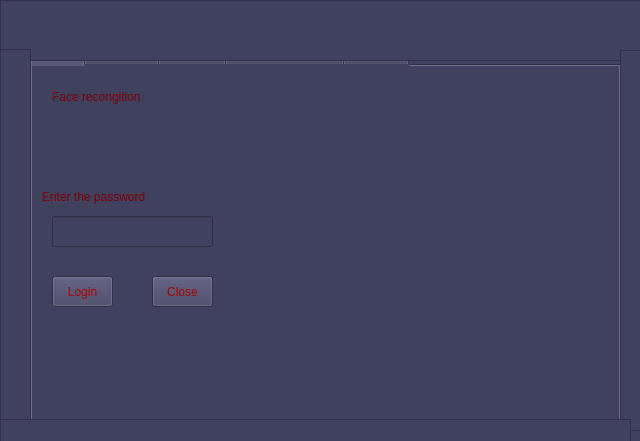
<?xml version="1.0" encoding="UTF-8"?>
<ui version="4.0">
 <class>MainWindow</class>
 <widget class="QMainWindow" name="MainWindow">
  <property name="geometry">
   <rect>
    <x>0</x>
    <y>0</y>
    <width>640</width>
    <height>441</height>
   </rect>
  </property>
  <property name="windowTitle">
   <string>MainWindow</string>
  </property>
  <property name="styleSheet">
   <string notr="true">background-color: rgb(64, 64, 95);</string>
  </property>
  <property name="iconSize">
   <size>
    <width>24</width>
    <height>24</height>
   </size>
  </property>
  <widget class="QWidget" name="centralwidget">
   <widget class="QTabWidget" name="tabWidget">
    <property name="geometry">
     <rect>
      <x>30</x>
      <y>40</y>
      <width>591</width>
      <height>381</height>
     </rect>
    </property>
    <property name="currentIndex">
     <number>0</number>
    </property>
    <widget class="QWidget" name="tab_5">
     <attribute name="title">
      <string>Login</string>
     </attribute>
     <widget class="QLabel" name="label">
      <property name="geometry">
       <rect>
        <x>0</x>
        <y>-10</y>
        <width>591</width>
        <height>371</height>
       </rect>
      </property>
      <property name="text">
       <string/>
      </property>
      <property name="pixmap">
       <pixmap>./image_design_form/download.jpg</pixmap>
      </property>
      <property name="scaledContents">
       <bool>true</bool>
      </property>
     </widget>
     <widget class="QLabel" name="label_2">
      <property name="geometry">
       <rect>
        <x>20</x>
        <y>0</y>
        <width>171</width>
        <height>61</height>
       </rect>
      </property>
      <property name="styleSheet">
       <string notr="true">color: rgb(124, 0, 0);
background-color: rgba(0, 43, 63, 0);
font: 14pt &quot;Terminal&quot;;

</string>
      </property>
      <property name="text">
       <string>Face recongition </string>
      </property>
     </widget>
     <widget class="QLabel" name="label_3">
      <property name="geometry">
       <rect>
        <x>10</x>
        <y>100</y>
        <width>181</width>
        <height>61</height>
       </rect>
      </property>
      <property name="styleSheet">
       <string notr="true">color: rgb(124, 0, 0);
background-color: rgba(0, 43, 63, 0);
font: 14pt &quot;Terminal&quot;;

</string>
      </property>
      <property name="text">
       <string>Enter the password</string>
      </property>
     </widget>
     <widget class="QLineEdit" name="PASSWORD">
      <property name="geometry">
       <rect>
        <x>20</x>
        <y>150</y>
        <width>161</width>
        <height>31</height>
       </rect>
      </property>
      <property name="styleSheet">
       <string notr="true">QLineEdit#PASSWORD{
	rgb(0, 0, 57)
	padding:10px;
	font: 12pt &quot;Terminal&quot;;
	color: rgb(131, 0, 0);
}</string>
      </property>
      <property name="echoMode">
       <enum>QLineEdit::Password</enum>
      </property>
     </widget>
     <widget class="QPushButton" name="LOGIN">
      <property name="geometry">
       <rect>
        <x>20</x>
        <y>210</y>
        <width>61</width>
        <height>31</height>
       </rect>
      </property>
      <property name="styleSheet">
       <string notr="true">color: rgb(170, 0, 0);</string>
      </property>
      <property name="text">
       <string>Login</string>
      </property>
     </widget>
     <widget class="QPushButton" name="CLOSE">
      <property name="geometry">
       <rect>
        <x>120</x>
        <y>210</y>
        <width>61</width>
        <height>31</height>
       </rect>
      </property>
      <property name="styleSheet">
       <string notr="true">color: rgb(170, 0, 0);</string>
      </property>
      <property name="text">
       <string>Close</string>
      </property>
     </widget>
     <widget class="QLabel" name="FAILWORD">
      <property name="geometry">
       <rect>
        <x>10</x>
        <y>50</y>
        <width>171</width>
        <height>61</height>
       </rect>
      </property>
      <property name="styleSheet">
       <string notr="true">color: rgb(124, 0, 0);
background-color: rgba(0, 43, 63, 0);
font: 14pt &quot;Terminal&quot;;

</string>
      </property>
      <property name="text">
       <string/>
      </property>
     </widget>
    </widget>
    <widget class="QWidget" name="tab_4">
     <attribute name="title">
      <string>Mainform</string>
     </attribute>
     <widget class="QLabel" name="label_4">
      <property name="geometry">
       <rect>
        <x>0</x>
        <y>0</y>
        <width>581</width>
        <height>381</height>
       </rect>
      </property>
      <property name="text">
       <string/>
      </property>
      <property name="pixmap">
       <pixmap>./image_design_form/8 - mainform.png</pixmap>
      </property>
      <property name="scaledContents">
       <bool>true</bool>
      </property>
     </widget>
     <widget class="QPushButton" name="train_user">
      <property name="geometry">
       <rect>
        <x>90</x>
        <y>70</y>
        <width>81</width>
        <height>31</height>
       </rect>
      </property>
      <property name="styleSheet">
       <string notr="true">color: rgb(170, 0, 0);</string>
      </property>
      <property name="text">
       <string>Train User</string>
      </property>
     </widget>
     <widget class="QPushButton" name="reports_tab2">
      <property name="geometry">
       <rect>
        <x>90</x>
        <y>220</y>
        <width>81</width>
        <height>31</height>
       </rect>
      </property>
      <property name="styleSheet">
       <string notr="true">color: rgb(170, 0, 0);</string>
      </property>
      <property name="text">
       <string>Reports</string>
      </property>
     </widget>
     <widget class="QPushButton" name="attendt_entry">
      <property name="geometry">
       <rect>
        <x>80</x>
        <y>150</y>
        <width>101</width>
        <height>31</height>
       </rect>
      </property>
      <property name="styleSheet">
       <string notr="true">color: rgb(170, 0, 0);</string>
      </property>
      <property name="text">
       <string>Attendence entry</string>
      </property>
     </widget>
     <widget class="QPushButton" name="LOGOUT">
      <property name="geometry">
       <rect>
        <x>90</x>
        <y>290</y>
        <width>81</width>
        <height>31</height>
       </rect>
      </property>
      <property name="styleSheet">
       <string notr="true">color: rgb(170, 0, 0);</string>
      </property>
      <property name="text">
       <string>Logout</string>
      </property>
     </widget>
    </widget>
    <widget class="QWidget" name="tab_3">
     <attribute name="title">
      <string>Training</string>
     </attribute>
     <widget class="QLabel" name="label_5">
      <property name="geometry">
       <rect>
        <x>0</x>
        <y>0</y>
        <width>581</width>
        <height>381</height>
       </rect>
      </property>
      <property name="text">
       <string/>
      </property>
      <property name="pixmap">
       <pixmap>./image_design_form/8 - training.png</pixmap>
      </property>
      <property name="scaledContents">
       <bool>true</bool>
      </property>
     </widget>
     <widget class="QLabel" name="label_6">
      <property name="geometry">
       <rect>
        <x>50</x>
        <y>20</y>
        <width>321</width>
        <height>71</height>
       </rect>
      </property>
      <property name="styleSheet">
       <string notr="true">color: rgb(124, 0, 0);
background-color: rgba(0, 43, 63, 0);
font: 14pt &quot;Terminal&quot;;

</string>
      </property>
      <property name="text">
       <string>Training process</string>
      </property>
     </widget>
     <widget class="QLineEdit" name="personame_training">
      <property name="geometry">
       <rect>
        <x>50</x>
        <y>130</y>
        <width>161</width>
        <height>31</height>
       </rect>
      </property>
      <property name="styleSheet">
       <string notr="true">QLineEdit#PASSWORD{
	rgb(0, 0, 57)
	padding:10px;
	font: 12pt &quot;Terminal&quot;;
	color: rgb(131, 0, 0);
}</string>
      </property>
     </widget>
     <widget class="QLabel" name="person_name">
      <property name="geometry">
       <rect>
        <x>50</x>
        <y>80</y>
        <width>171</width>
        <height>41</height>
       </rect>
      </property>
      <property name="styleSheet">
       <string notr="true">color: rgb(124, 0, 0);
background-color: rgba(0, 43, 63, 0);
font: 14pt &quot;Terminal&quot;;

</string>
      </property>
      <property name="text">
       <string>Enter person name</string>
      </property>
     </widget>
     <widget class="QLabel" name="person_name_2">
      <property name="geometry">
       <rect>
        <x>20</x>
        <y>160</y>
        <width>241</width>
        <height>41</height>
       </rect>
      </property>
      <property name="styleSheet">
       <string notr="true">color: rgb(124, 0, 0);
background-color: rgba(0, 43, 63, 0);
font: 14pt &quot;Terminal&quot;;

</string>
      </property>
      <property name="text">
       <string>training capture counts</string>
      </property>
     </widget>
     <widget class="QLineEdit" name="training_capture_counts">
      <property name="geometry">
       <rect>
        <x>50</x>
        <y>210</y>
        <width>161</width>
        <height>31</height>
       </rect>
      </property>
      <property name="styleSheet">
       <string notr="true">QLineEdit#PASSWORD{
	rgb(0, 0, 57)
	padding:10px;
	font: 12pt &quot;Terminal&quot;;
	color: rgb(131, 0, 0);
}</string>
      </property>
      <property name="text">
       <string>100</string>
      </property>
     </widget>
     <widget class="QPushButton" name="train">
      <property name="geometry">
       <rect>
        <x>20</x>
        <y>290</y>
        <width>81</width>
        <height>31</height>
       </rect>
      </property>
      <property name="styleSheet">
       <string notr="true">color: rgb(170, 0, 0);</string>
      </property>
      <property name="text">
       <string>train</string>
      </property>
     </widget>
     <widget class="QPushButton" name="goback_training">
      <property name="geometry">
       <rect>
        <x>180</x>
        <y>290</y>
        <width>81</width>
        <height>31</height>
       </rect>
      </property>
      <property name="styleSheet">
       <string notr="true">color: rgb(170, 0, 0);</string>
      </property>
      <property name="text">
       <string>goback</string>
      </property>
     </widget>
    </widget>
    <widget class="QWidget" name="tab_2">
     <attribute name="title">
      <string>Face Recongition</string>
     </attribute>
     <widget class="QLabel" name="label_7">
      <property name="geometry">
       <rect>
        <x>0</x>
        <y>0</y>
        <width>581</width>
        <height>381</height>
       </rect>
      </property>
      <property name="text">
       <string/>
      </property>
      <property name="pixmap">
       <pixmap>./image_design_form/8 - facereco.png</pixmap>
      </property>
      <property name="scaledContents">
       <bool>true</bool>
      </property>
     </widget>
     <widget class="QPushButton" name="Record">
      <property name="geometry">
       <rect>
        <x>60</x>
        <y>80</y>
        <width>161</width>
        <height>51</height>
       </rect>
      </property>
      <property name="styleSheet">
       <string notr="true">color: rgb(170, 0, 0);</string>
      </property>
      <property name="text">
       <string>Record</string>
      </property>
     </widget>
     <widget class="QLabel" name="label_8">
      <property name="geometry">
       <rect>
        <x>60</x>
        <y>0</y>
        <width>321</width>
        <height>71</height>
       </rect>
      </property>
      <property name="styleSheet">
       <string notr="true">color: rgb(124, 0, 0);
background-color: rgba(0, 43, 63, 0);
font: 14pt &quot;Terminal&quot;;

</string>
      </property>
      <property name="text">
       <string>ATTENDANCE ENTRY</string>
      </property>
     </widget>
     <widget class="QPushButton" name="face_recong_back">
      <property name="geometry">
       <rect>
        <x>60</x>
        <y>230</y>
        <width>161</width>
        <height>51</height>
       </rect>
      </property>
      <property name="styleSheet">
       <string notr="true">color: rgb(170, 0, 0);</string>
      </property>
      <property name="text">
       <string>GO BACK </string>
      </property>
     </widget>
     <widget class="QLabel" name="wating_attendance">
      <property name="geometry">
       <rect>
        <x>60</x>
        <y>150</y>
        <width>141</width>
        <height>61</height>
       </rect>
      </property>
      <property name="styleSheet">
       <string notr="true">color: rgb(124, 0, 0);
background-color: rgba(0, 43, 63, 0);
font: 14pt &quot;Terminal&quot;;

</string>
      </property>
      <property name="text">
       <string>waiting.......</string>
      </property>
     </widget>
    </widget>
    <widget class="QWidget" name="tab">
     <attribute name="title">
      <string>Reports</string>
     </attribute>
     <widget class="QLabel" name="label_10">
      <property name="geometry">
       <rect>
        <x>0</x>
        <y>0</y>
        <width>581</width>
        <height>381</height>
       </rect>
      </property>
      <property name="text">
       <string/>
      </property>
      <property name="pixmap">
       <pixmap>./image_design_form/8 - reports.png</pixmap>
      </property>
      <property name="scaledContents">
       <bool>true</bool>
      </property>
     </widget>
     <widget class="QLabel" name="label_11">
      <property name="geometry">
       <rect>
        <x>370</x>
        <y>10</y>
        <width>321</width>
        <height>71</height>
       </rect>
      </property>
      <property name="styleSheet">
       <string notr="true">color: rgb(124, 0, 0);
background-color: rgba(0, 43, 63, 0);
font: 14pt &quot;Terminal&quot;;

</string>
      </property>
      <property name="text">
       <string>ATTENDANCE REPORTS</string>
      </property>
     </widget>
     <widget class="QLabel" name="label_12">
      <property name="geometry">
       <rect>
        <x>370</x>
        <y>80</y>
        <width>91</width>
        <height>31</height>
       </rect>
      </property>
      <property name="styleSheet">
       <string notr="true">color: rgb(124, 0, 0);
background-color: rgba(0, 43, 63, 0);
font: 8pt &quot;Terminal&quot;;

</string>
      </property>
      <property name="text">
       <string>Select Date</string>
      </property>
     </widget>
     <widget class="QDateEdit" name="dateEdit">
      <property name="geometry">
       <rect>
        <x>470</x>
        <y>80</y>
        <width>91</width>
        <height>31</height>
       </rect>
      </property>
     </widget>
     <widget class="QTableWidget" name="REPORTTAB4">
      <property name="geometry">
       <rect>
        <x>370</x>
        <y>130</y>
        <width>191</width>
        <height>171</height>
       </rect>
      </property>
     </widget>
     <widget class="QPushButton" name="reports_back">
      <property name="geometry">
       <rect>
        <x>390</x>
        <y>310</y>
        <width>151</width>
        <height>41</height>
       </rect>
      </property>
      <property name="styleSheet">
       <string notr="true">color: rgb(170, 0, 0);</string>
      </property>
      <property name="text">
       <string>GO BACK </string>
      </property>
     </widget>
    </widget>
   </widget>
   <widget class="QFrame" name="frame">
    <property name="geometry">
     <rect>
      <x>0</x>
      <y>0</y>
      <width>681</width>
      <height>61</height>
     </rect>
    </property>
    <property name="frameShape">
     <enum>QFrame::StyledPanel</enum>
    </property>
    <property name="frameShadow">
     <enum>QFrame::Raised</enum>
    </property>
   </widget>
   <widget class="QFrame" name="frame_2">
    <property name="geometry">
     <rect>
      <x>0</x>
      <y>49</y>
      <width>31</width>
      <height>391</height>
     </rect>
    </property>
    <property name="frameShape">
     <enum>QFrame::StyledPanel</enum>
    </property>
    <property name="frameShadow">
     <enum>QFrame::Raised</enum>
    </property>
   </widget>
   <widget class="QFrame" name="frame_3">
    <property name="geometry">
     <rect>
      <x>620</x>
      <y>50</y>
      <width>61</width>
      <height>381</height>
     </rect>
    </property>
    <property name="frameShape">
     <enum>QFrame::StyledPanel</enum>
    </property>
    <property name="frameShadow">
     <enum>QFrame::Raised</enum>
    </property>
   </widget>
   <widget class="QFrame" name="frame_4">
    <property name="geometry">
     <rect>
      <x>0</x>
      <y>419</y>
      <width>631</width>
      <height>71</height>
     </rect>
    </property>
    <property name="frameShape">
     <enum>QFrame::StyledPanel</enum>
    </property>
    <property name="frameShadow">
     <enum>QFrame::Raised</enum>
    </property>
   </widget>
  </widget>
 </widget>
 <resources/>
 <connections/>
</ui>
